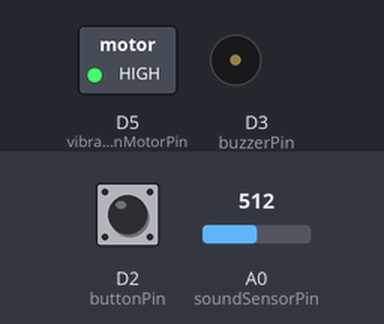
The sketch below on a simulated Arduino Zero (SAMD21). On the bench: switched loads named in the sketch (green lamp = pin HIGH), buzzer (waves = sounding). Inputs (shaded band) come from the test bench; at power-on: D2 (buttonPin) HIGH, A0 (soundSensorPin) = 512. Storage starts empty; what the sketch prints to the serial monitor is not drawn.

Above: at 0.27 s.
At 0.97 s:
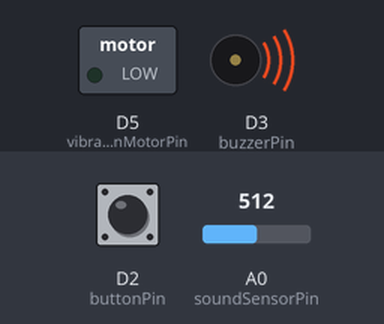
3.6 s: D2 (buttonPin) pulled LOW for 3 s
At 4.3 s:
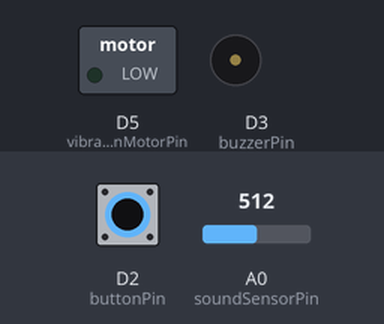
Timing chart, 0 to 14.1 s (numbered marks = the images above; inputs shaded):
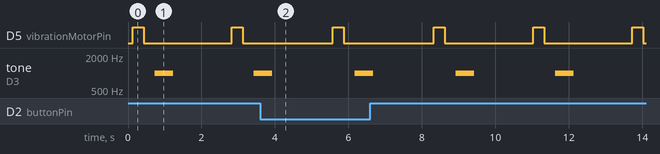

Measured:
- by itself, D5 (vibrationMotorPin): alternates HIGH for 0.30 s and LOW for 2.4 s
- by itself, tone on D3 (buzzerPin): alternates 1000 Hz for 0.50 s and silent for 2.3 s

The sketch:

Total.ino
```cpp
#include <SPI.h>
#include <SD.h>

// sound sensor and SD card CS pin
const int soundSensorPin = A0; //sound sensor analog pin 0
const int chipSelect = 4; // sd card digital pin 4
File dataFile;


// push buttom
const int buttonPin = 2; // pin digital pin 2
int lastButtonState = HIGH;

//vibration motor
const int vibrationMotorPin = 5; // digital pin 5
int vibrationMode = 1; //0 close and 1 is open

//buzzer
const int buzzerPin = 3;// buzzer digital pin 3
int buzzerMode = 0;// buzzer close 0, correct 1, incorrect 2


void setup() {
  Serial.begin(9600);
  Serial1.begin(9600);
  SerialUSB.begin(9600);
  pinMode(buttonPin, INPUT_PULLUP);// log on the pin for push buttom
  pinMode(vibrationMotorPin, OUTPUT); // log on the pin for vibration motor
  pinMode(buzzerPin, OUTPUT);// log on the pin for buzzer

  if (!SD.begin(chipSelect)) {
    Serial.println("SD卡初始化失败");
    while (1); // if no SD card not going to next step
  }
  Serial.println("SD卡初始化成功");

  // creat open the txt file
  dataFile = SD.open("sound.txt", FILE_WRITE);
  if (!dataFile) {
    Serial.println("打开文件失败");
  }

}

void loop() {
  // 读取按钮状态
  int buttonState = digitalRead(buttonPin);
  // 检测按钮的状态变化
  if (buttonState != lastButtonState) {
    if (buttonState == LOW) { // 如果按钮被按下
      Serial.println("Button Pressed"); // 显示触发状态
    }
    lastButtonState = buttonState; // 更新按钮状态
    delay(50); // 简单的防抖动延迟
  }
  //read data from other Ardurino
  if (Serial1.available() > 0) {
    String uid = Serial1.readStringUntil('\n'); // 读取一行数据
    Serial1.print("接收到UID: ");
    Serial1.println(uid);
    SerialUSB.println(uid);
  }

  // 持续读取声音传感器并记录数据
  if (dataFile) {
    int sensorValue = analogRead(soundSensorPin);
    dataFile.println(sensorValue);
    Serial.println(sensorValue);
  } else {
    Serial.println("数据文件未打开，无法写入数据");
  }

  // 每次记录后短暂延时，减少数据点数量
  delay(100); // 根据需要调整延时时长

  if (vibrationMode !=0){
    digitalWrite(vibrationMotorPin, HIGH); // 开启震动
    delay(300); // 震动1秒
    digitalWrite(vibrationMotorPin, LOW); // 关闭震动
    delay(300); // 停止1秒
    }
  if (buzzerMode !=0){
    tone(buzzerPin, 1000); // 在引脚上生成1000Hz的音调
    delay(1000); // 持续1秒
    noTone(buzzerPin); // 停止发声
    delay(1000); // 等待1秒
  }else if(buzzerMode !=1){
    tone(buzzerPin, 1000); // 在引脚上生成1000Hz的音调
    delay(500); // 持续1秒
    noTone(buzzerPin); // 停止发声
    delay(500); // 等待1秒
  }else if(buzzerMode !=2){
    tone(buzzerPin, 500); // 在引脚上生成1000Hz的音调
    delay(500); // 持续1秒
    noTone(buzzerPin); // 停止发声
    delay(500); // 等待1秒
  }
  delay(1000);
}
// 在结束时关闭文件
void endRecording() {
  if (dataFile) {
    dataFile.close();
    Serial.println("录音结束，文件已保存。");
  }
}
```
